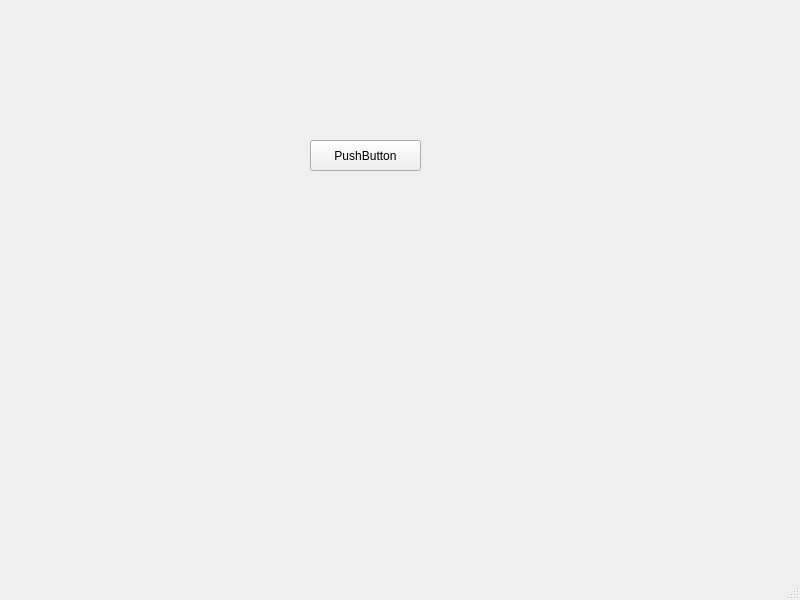
<?xml version="1.0" encoding="UTF-8"?>
<ui version="4.0">
 <class>MainWindow</class>
 <widget class="QMainWindow" name="MainWindow">
  <property name="geometry">
   <rect>
    <x>0</x>
    <y>0</y>
    <width>800</width>
    <height>600</height>
   </rect>
  </property>
  <property name="windowTitle">
   <string>MainWindow</string>
  </property>
  <widget class="QWidget" name="centralwidget">
   <widget class="QPushButton" name="pushButton">
    <property name="geometry">
     <rect>
      <x>310</x>
      <y>140</y>
      <width>111</width>
      <height>31</height>
     </rect>
    </property>
    <property name="text">
     <string>PushButton</string>
    </property>
   </widget>
  </widget>
  <widget class="QMenuBar" name="menubar">
   <property name="geometry">
    <rect>
     <x>0</x>
     <y>0</y>
     <width>800</width>
     <height>22</height>
    </rect>
   </property>
  </widget>
  <widget class="QStatusBar" name="statusbar"/>
 </widget>
 <resources/>
 <connections/>
</ui>
